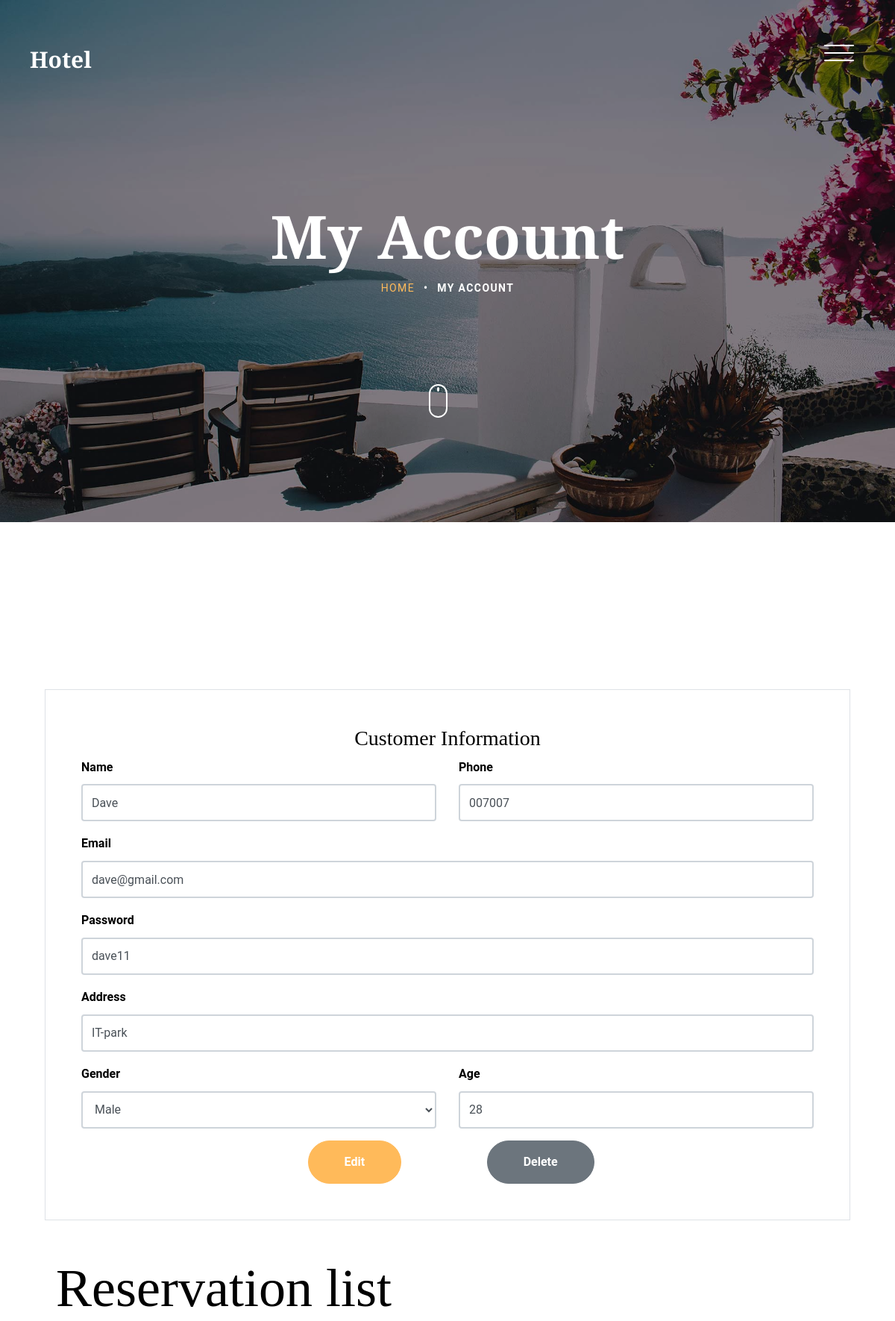
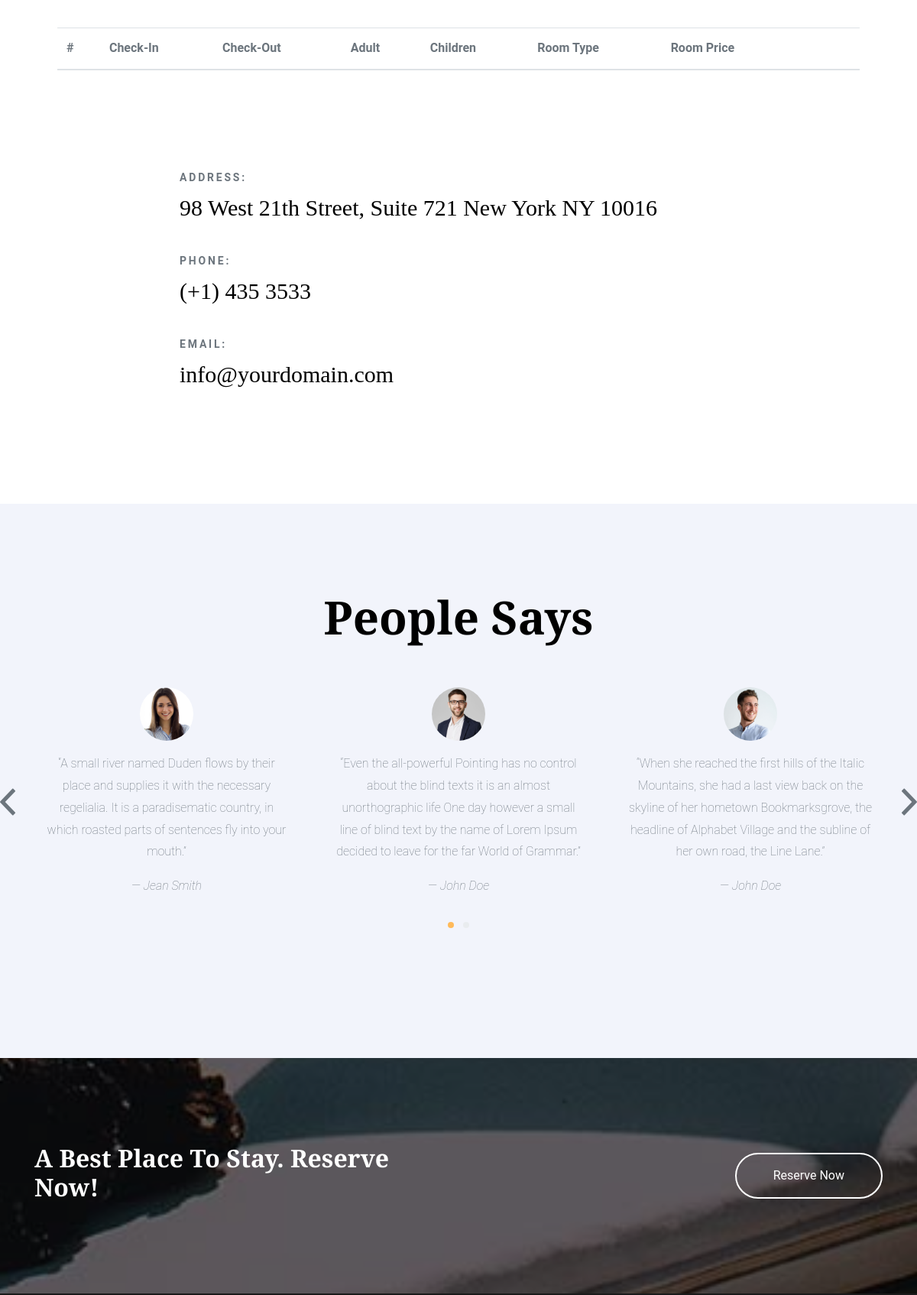
/customer/account.php (signed in, upper part), run on the app's committed database (2 pictures, top to bottom).
### tables this page shows
CREATE TABLE `Customer` (
  `customer_id` int(11) NOT NULL,
  `customer_name` varchar(50) NOT NULL,
  `customer_phone` varchar(50) NOT NULL,
  `customer_mail` varchar(50) NOT NULL,
  `customer_password` varchar(50) NOT NULL,
  `customer_address` varchar(50) NOT NULL,
  `customer_gender` varchar(11) NOT NULL,
  `customer_age` int(11) NOT NULL
);

### classes/Connection.php (called while the page is built, shortened)
<?php
    class Database{
        private $servername = "localhost";
        private $username = "root";
        private $password = "";
        private $database = "Hotel";
        public function __construct()
        {
            $this->conn = new mysqli($this->servername,$this->username,$this->password,$this->database);
            return $this->conn;
        }
    }
?>

### classes/customer.php (called while the page is built, shortened)
<?php
    require 'Connection.php';
    class Customer extends Database{
        public function displayOneCustomer($id){
            $sql = "SELECT * FROM Customer WHERE customer_id = '$id'";
            $result = $this->conn->query($sql);
            $customers = $result->fetch_assoc();
            return $customers;
        }
    }
?>

### customer/account.php (the view, shortened to what this page needs)
<?php
    $id = $_SESSION['id'];
    require '../classes/customer.php';
    $customer = new Customer;
    $customers = $customer->displayOneCustomer($id);
?>
<!DOCTYPE HTML>
<html>
  <head>
    <link rel="stylesheet" href="../css/bootstrap.min.css">
    <link rel="stylesheet" href="../css/animate.css">
    <link rel="stylesheet" href="../css/owl.carousel.min.css">
    <link rel="stylesheet" href="../css/aos.css">
    <link rel="stylesheet" href="../css/bootstrap-datepicker.css">
    <link rel="stylesheet" href="../css/jquery.timepicker.css">
    <link rel="stylesheet" href="../css/fancybox.min.css">
    <link rel="stylesheet" href="../fonts/ionicons/css/ionicons.min.css">
    <link rel="stylesheet" href="../fonts/fontawesome/css/font-awesome.min.css">
    <link rel="stylesheet" href="../css/style.css">
  </head>
  <body>
    <header class="site-header js-site-header">
      <div class="container-fluid">
        <div class="row align-items-center">
          <div class="col-6 col-lg-4 site-logo" data-aos="fade"><a href="index.html">Hotel</a></div>
          <div class="col-6 col-lg-8">
            <div class="site-menu-toggle js-site-menu-toggle"  data-aos="fade">
              <span></span>
              <span></span>
              <span></span>
            </div>
          </div>
        </div>
      </div>
    </header>
    <section class="site-hero inner-page overlay" style="background-image: url(../images/hero_4.jpg)" data-stellar-background-ratio="0.5">
      <div class="container">
        <div class="row site-hero-inner justify-content-center align-items-center">
          <div class="col-md-10 text-center" data-aos="fade">
            <h1 class="heading mb-3">My Account</h1>
            <ul class="custom-breadcrumbs mb-4">
              <li><a href="index.php">Home</a></li>
              <li>&bullet;</li>
              <li>My Account</li>
            </ul>
          </div>
        </div>
      </div>
      <a class="mouse smoothscroll" href="#next">
        <div class="mouse-icon">
          <span class="mouse-wheel"></span>
        </div>
      </a>
    </section>
    <section class="section contact-section" id="next">
      <div class="container">
        <div class="row">
          <div class="col-md-12" data-aos="fade-up" data-aos-delay="100">
          <section class="section contact-section" id="next">
            <div class="container">
              <div class="row">
                <div class="col-md-12" data-aos="fade-up" data-aos-delay="100">
            <form action="#" method="post" class="bg-white p-md-5 p-4 mb-5 border">
                <h3 class="text-center">Customer Information</h3>
              <div class="row">
                <div class="col-md-6 form-group">
                  <label class="text-black font-weight-bold" for="name">Name</label>
                  <input type="text" name="name" id="name" class="form-control" value="<?php echo $customers['customer_name'];?>">
                </div>
                <div class="col-md-6 form-group">
                  <label class="text-black font-weight-bold" for="phone">Phone</label>
                  <input type="text" name="phone" id="phone" class="form-control" value="<?php echo $customers['customer_phone'];?>" required>
                </div>
              </div>
              <div class="row">
                <div class="col-md-12 form-group">
                  <label class="text-black font-weight-bold" for="email">Email</label>
                  <input type="email" name="mail" id="email" class="form-control" value="<?php echo $customers['customer_mail'];?>" required>
                </div>
              </div>
              <div class="row">
                <div class="col-md-12 form-group">
                  <label class="text-black font-weight-bold" for="password">Password</label>
                  <input type="text" name="pass" id="password" class="form-control" value="<?php echo $customers['customer_password'];?>" required>
                </div>
              </div>
              <div class="row">
                <div class="col-md-12 form-group">
                  <label class="text-black font-weight-bold" for="text">Address</label>
                  <input type="text" name="address" id="text" class="form-control" value="<?php echo $customers['customer_address'];?>" required>
                </div>
              </div>
              <div class="row">
                <div class="col-md-6 form-group">
                  <label class="text-black font-weight-bold" for="">Gender</label>
                  <select name="gender" id="" class="form-control" value="<?php echo $customers['customer_gender'];?>" required>
                      <option value="male">Male</option>
                  </select>
                </div>
                <div class="col-md-6 form-group">
                  <label class="text-black font-weight-bold" for="">Age</label>
                  <input type="number" name="age" id="" class="form-control" value="<?php echo $customers['customer_age'];?>" required>
                </div>
              </div>
              <div class="text-center">
                <div class="col-md-3 d-inline-block">
                  <input type="submit" name="edit" value="Edit" class="btn btn-primary text-white py-3 px-5 font-weight-bold">
                </div>
                <div class="col-md-3 d-inline-block">
                  <a href="account_delete.php" type="delete" value="delete" name="delete" class="btn btn-secondary text-white py-3 px-5 font-weight-bold">Delete</a>
                </div>
              </div>
            </form>
            <body>
    <div class="container">
      <div class="scroll">
        <table class="table table-striped">
            <h1 class="display-3"> Reservation list</h1>
            <br>
            <thead class="tect-dark">
                <th>#</th>
                <th>Check-In</th>
                <th>Check-Out</th>
                <th>Adult</th>
                <th>Children</th>
                <th>Room Type</th>
                <th>Room Price</th>
                <th></th>
                <th></th>
            </thead>
            </table>
            </div>
          </div>
        </div>
      </div>
    </section>
          </div>
          <div class="col-md-12" data-aos="fade-up" data-aos-delay="200">
            <div class="row">
              <div class="col-md-10 ml-auto contact-info">
                <p><span class="d-block">Address:</span> <span class="text-black"> 98 West 21th Street, Suite 721 New York NY 10016</span></p>
                <p><span class="d-block">Phone:</span> <span class="text-black"> (+1) 435 3533</span></p>
                <p><span class="d-block">Email:</span> <span class="text-black"> info@yourdomain.com</span></p>
              </div>
            </div>
          </div>
        </div>
      </div>
    </section>
    <section class="section testimonial-section bg-light">
      <div class="container">
        <div class="row justify-content-center text-center mb-5">
          <div class="col-md-7">
            <h2 class="heading" data-aos="fade-up">People Says</h2>
          </div>
        </div>
        <div class="row">
          <div class="js-carousel-2 owl-carousel mb-5" data-aos="fade-up" data-aos-delay="200">
            <div class="testimonial text-center slider-item">
              <div class="author-image mb-3">
                <img src="../images/person_1.jpg" alt="Image placeholder" class="rounded-circle mx-auto">
              </div>
              <blockquote>
                <p>&ldquo;A small river named Duden flows by their place and supplies it with the necessary regelialia. It is a paradisematic country, in which roasted parts of sentences fly into your mouth.&rdquo;</p>
              </blockquote>
              <p><em>&mdash; Jean Smith</em></p>
            </div>
            <div class="testimonial text-center slider-item">
              <div class="author-image mb-3">
                <img src="../images/person_2.jpg" alt="Image placeholder" class="rounded-circle mx-auto">
              </div>
              <blockquote>
                <p>&ldquo;Even the all-powerful Pointing has no control about the blind texts it is an almost unorthographic life One day however a small line of blind text by the name of Lorem Ipsum decided to leave for the far World of Grammar.&rdquo;</p>
              </blockquote>
              <p><em>&mdash; John Doe</em></p>
            </div>
            <div class="testimonial text-center slider-item">
              <div class="author-image mb-3">
                <img src="../images/person_3.jpg" alt="Image placeholder" class="rounded-circle mx-auto">
              </div>
              <blockquote>
                <p>&ldquo;When she reached the first hills of the Italic Mountains, she had a last view back on the skyline of her hometown Bookmarksgrove, the headline of Alphabet Village and the subline of her own road, the Line Lane.&rdquo;</p>
              </blockquote>
              <p><em>&mdash; John Doe</em></p>
            </div>
          </div>
        </div>
      </div>
    </section>
    <section class="section bg-image overlay" style="background-image: url('../images/hero_4.jpg');">
        <div class="container" >
          <div class="row align-items-center">
            <div class="col-12 col-md-6 text-center mb-4 mb-md-0 text-md-left" data-aos="fade-up">
              <h2 class="text-white font-weight-bold">A Best Place To Stay. Reserve Now!</h2>
            </div>
            <div class="col-12 col-md-6 text-center text-md-right" data-aos="fade-up" data-aos-delay="200">
              <a href="reservation.html" class="btn btn-outline-white-primary py-3 text-white px-5">Reserve Now</a>
            </div>
          </div>
        </div>
      </section>
  </body>
</html>

### customer/account.php (style rules this page uses)
.scroll { overflow: scroll; }

### data on the page
customer: name "Dave", phone "007007", mail "dave@gmail.com", pass "dave11", address "IT-park", gender "Male", age "28"
